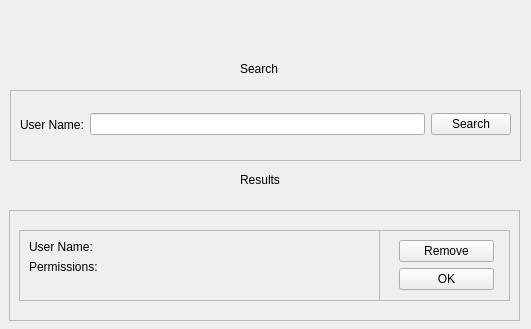
<?xml version="1.0" encoding="UTF-8"?>
<ui version="4.0">
 <class>RemoveUser</class>
 <widget class="QMainWindow" name="RemoveUser">
  <property name="geometry">
   <rect>
    <x>0</x>
    <y>0</y>
    <width>531</width>
    <height>329</height>
   </rect>
  </property>
  <property name="windowTitle">
   <string>MainWindow</string>
  </property>
  <widget class="QWidget" name="centralwidget">
   <widget class="QFrame" name="frame">
    <property name="geometry">
     <rect>
      <x>10</x>
      <y>90</y>
      <width>511</width>
      <height>71</height>
     </rect>
    </property>
    <property name="frameShape">
     <enum>QFrame::StyledPanel</enum>
    </property>
    <property name="frameShadow">
     <enum>QFrame::Raised</enum>
    </property>
    <widget class="QWidget" name="">
     <property name="geometry">
      <rect>
       <x>10</x>
       <y>20</y>
       <width>491</width>
       <height>29</height>
      </rect>
     </property>
     <layout class="QHBoxLayout" name="horizontalLayout">
      <item>
       <widget class="QLabel" name="label_2">
        <property name="text">
         <string>User Name:</string>
        </property>
       </widget>
      </item>
      <item>
       <widget class="QLineEdit" name="userLine"/>
      </item>
      <item>
       <widget class="QPushButton" name="searchBtn">
        <property name="text">
         <string>Search</string>
        </property>
       </widget>
      </item>
     </layout>
    </widget>
   </widget>
   <widget class="QLabel" name="label">
    <property name="geometry">
     <rect>
      <x>240</x>
      <y>60</y>
      <width>51</width>
      <height>17</height>
     </rect>
    </property>
    <property name="text">
     <string>Search</string>
    </property>
   </widget>
   <widget class="QLabel" name="crossImg">
    <property name="geometry">
     <rect>
      <x>430</x>
      <y>10</y>
      <width>71</width>
      <height>71</height>
     </rect>
    </property>
    <property name="text">
     <string/>
    </property>
   </widget>
   <widget class="QFrame" name="frame_2">
    <property name="geometry">
     <rect>
      <x>9</x>
      <y>210</y>
      <width>511</width>
      <height>111</height>
     </rect>
    </property>
    <property name="frameShape">
     <enum>QFrame::StyledPanel</enum>
    </property>
    <property name="frameShadow">
     <enum>QFrame::Raised</enum>
    </property>
    <widget class="QFrame" name="frame_3">
     <property name="geometry">
      <rect>
       <x>370</x>
       <y>20</y>
       <width>131</width>
       <height>71</height>
      </rect>
     </property>
     <property name="frameShape">
      <enum>QFrame::StyledPanel</enum>
     </property>
     <property name="frameShadow">
      <enum>QFrame::Raised</enum>
     </property>
     <widget class="QWidget" name="layoutWidget">
      <property name="geometry">
       <rect>
        <x>20</x>
        <y>10</y>
        <width>95</width>
        <height>51</height>
       </rect>
      </property>
      <layout class="QGridLayout" name="gridLayout">
       <item row="0" column="0">
        <widget class="QPushButton" name="removeBtn">
         <property name="text">
          <string>Remove</string>
         </property>
        </widget>
       </item>
       <item row="1" column="0">
        <widget class="QPushButton" name="okBtn">
         <property name="text">
          <string>OK</string>
         </property>
        </widget>
       </item>
      </layout>
     </widget>
    </widget>
    <widget class="QFrame" name="frame_4">
     <property name="geometry">
      <rect>
       <x>10</x>
       <y>20</y>
       <width>361</width>
       <height>71</height>
      </rect>
     </property>
     <property name="frameShape">
      <enum>QFrame::StyledPanel</enum>
     </property>
     <property name="frameShadow">
      <enum>QFrame::Raised</enum>
     </property>
     <widget class="QWidget" name="layoutWidget_2">
      <property name="geometry">
       <rect>
        <x>10</x>
        <y>10</y>
        <width>341</width>
        <height>51</height>
       </rect>
      </property>
      <layout class="QFormLayout" name="formLayout">
       <property name="fieldGrowthPolicy">
        <enum>QFormLayout::AllNonFixedFieldsGrow</enum>
       </property>
       <item row="0" column="0">
        <widget class="QLabel" name="label_4">
         <property name="text">
          <string>User Name:</string>
         </property>
        </widget>
       </item>
       <item row="0" column="1">
        <widget class="QLabel" name="userLbl">
         <property name="text">
          <string/>
         </property>
        </widget>
       </item>
       <item row="1" column="0">
        <widget class="QLabel" name="label_5">
         <property name="text">
          <string>Permissions:</string>
         </property>
        </widget>
       </item>
       <item row="1" column="1">
        <widget class="QLabel" name="permLbl">
         <property name="text">
          <string/>
         </property>
        </widget>
       </item>
      </layout>
     </widget>
    </widget>
   </widget>
   <widget class="QLabel" name="label_3">
    <property name="geometry">
     <rect>
      <x>240</x>
      <y>170</y>
      <width>51</width>
      <height>20</height>
     </rect>
    </property>
    <property name="text">
     <string>Results</string>
    </property>
   </widget>
  </widget>
 </widget>
 <resources/>
 <connections/>
</ui>
